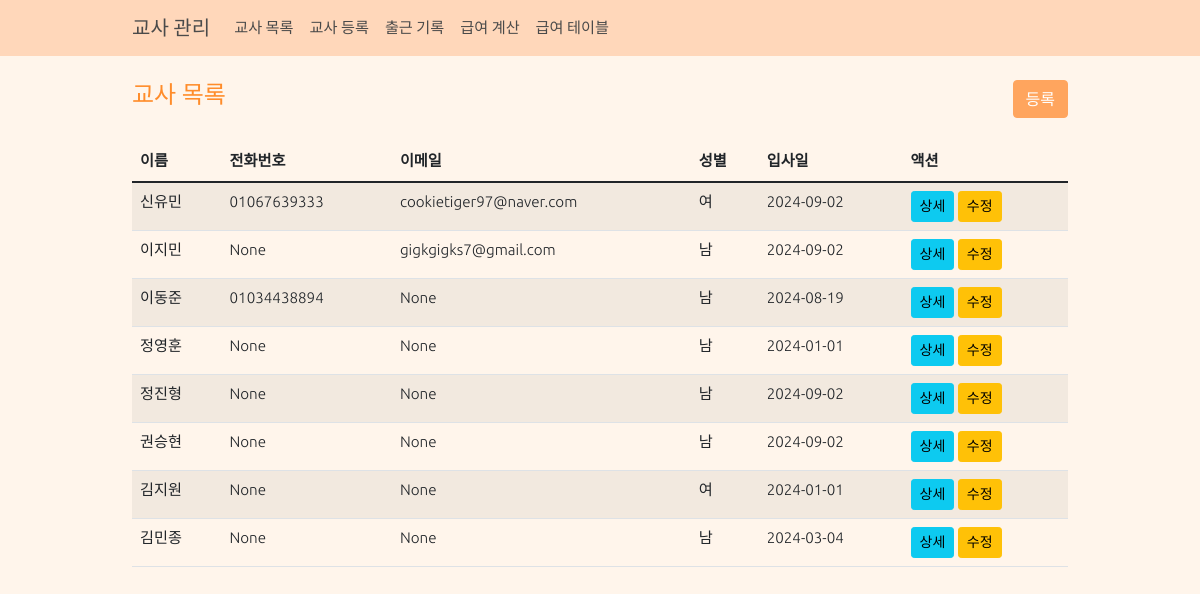
Before: /teachers/ (signed in) with the older database file.
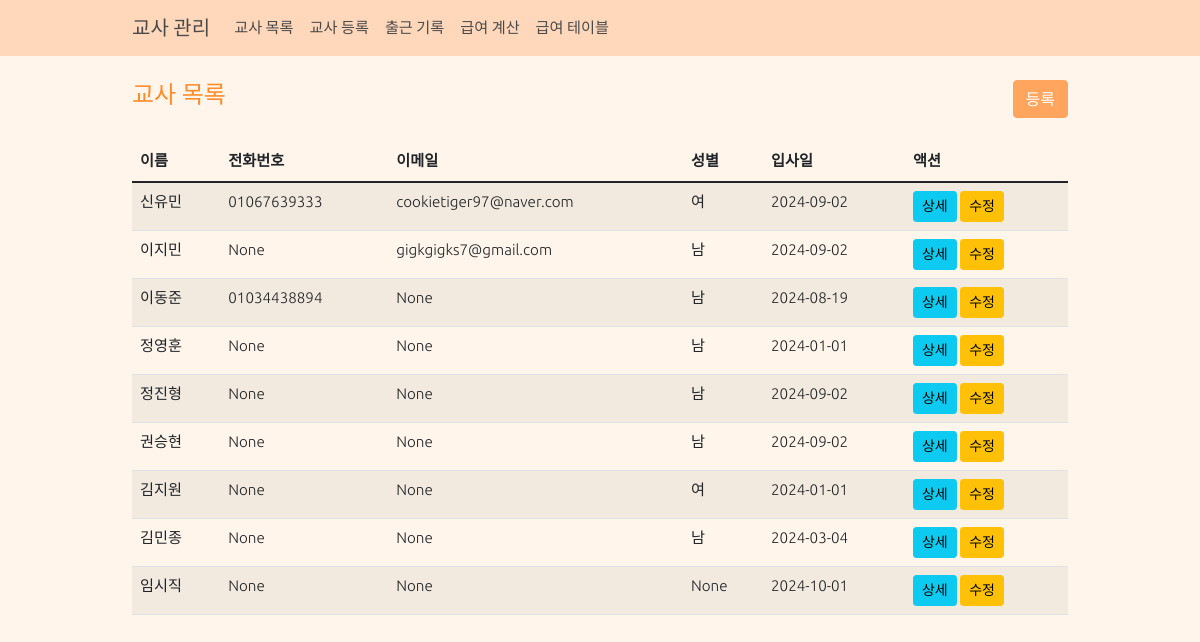
After: the same page with the newer database file.
### teachers/models.py (models this page shows, shortened)
class Teacher(models.Model):
    GENDER_CHOICES = [
        ('M', '남'),
        ('F', '여'),
    ]
    name = models.CharField(max_length=100, verbose_name='이름')
    phone_number = models.CharField(
        max_length=11,
        validators=[validate_phone_number],
        blank=True,
        null=True,
        verbose_name='전화번호'
    )
    email = models.EmailField(blank=True, null=True, verbose_name='이메일')
    gender = models.CharField(max_length=1, choices=GENDER_CHOICES, blank=True, null=True, verbose_name='성별')
    hire_date = models.DateField(blank=True, null=True, verbose_name='입사일')
    resignation_date = models.DateField(blank=True, null=True, verbose_name='퇴사일')
    bank = models.ForeignKey('common.Bank', on_delete=models.SET_NULL, blank=True, null=True, verbose_name='거래은행')
    account_number = models.CharField(max_length=20, blank=True, null=True, verbose_name='급여계좌')
    base_salary = models.IntegerField(blank=True, null=True, verbose_name='급여기준', default=15000)
    additional_salary = models.IntegerField(blank=True, null=True, verbose_name='추가급여', default=0)
    other_info = models.TextField(blank=True, null=True, verbose_name='기타')
    is_active = models.BooleanField(default=True, verbose_name='재직중')
    extra_field1 = models.CharField(max_length=100, blank=True, null=True, verbose_name='예비1')
    extra_field2 = models.CharField(max_length=100, blank=True, null=True, verbose_name='예비2')
    extra_field3 = models.CharField(max_length=100, blank=True, null=True, verbose_name='예비3')
    extra_field4 = models.CharField(max_length=100, blank=True, null=True, verbose_name='예비4')
    class Meta:
        verbose_name = '교사'
        verbose_name_plural = '교사'

### teachers/views.py (the view)
# urls.py: path('', views.TeacherListView.as_view(), name='teacher_list'),
class TeacherListView(LoginRequiredMixin, ListView):
    model = Teacher
    template_name = 'teachers/teacher_list.html'
    context_object_name = 'teachers'

### templates/teachers/teacher_list.html (shortened to what this page needs)
{% extends 'base.html' %}
{% block content %}
<div class="d-flex justify-content-between align-items-center mb-4">
    <h4>교사 목록</h4>
    <a href="{% url 'teachers:teacher_create' %}" class="btn btn-primary">등록</a>
</div>
<table class="table table-striped">
    <thead>
        <tr>
            <th>이름</th>
            <th>전화번호</th>
            <th>이메일</th>
            <th>성별</th>
            <th>입사일</th>
            <th>액션</th>
        </tr>
    </thead>
    <tbody>
        {% for teacher in teachers %}
        <tr>
            <td>{{ teacher.name }}</td>
            <td>{{ teacher.phone_number }}</td>
            <td>{{ teacher.email }}</td>
            <td>{{ teacher.get_gender_display }}</td>
            <td>{{ teacher.hire_date|date:"Y-m-d" }}</td>
            <td>
                <a href="{% url 'teachers:teacher_detail' teacher.id %}" class="btn btn-sm btn-info">상세</a>
                <a href="{% url 'teachers:teacher_update' teacher.id %}" class="btn btn-sm btn-warning">수정</a>
            </td>
        </tr>
        {% empty %}
        <tr>
            <td colspan="6">등록된 교사가 없습니다.</td>
        </tr>
        {% endfor %}
    </tbody>
</table>
{% endblock %}

Changed rows visible on the page:
added Teacher: name "임시직", phone_number "None", email "None", gender "None", hire_date "2024-10-01"
